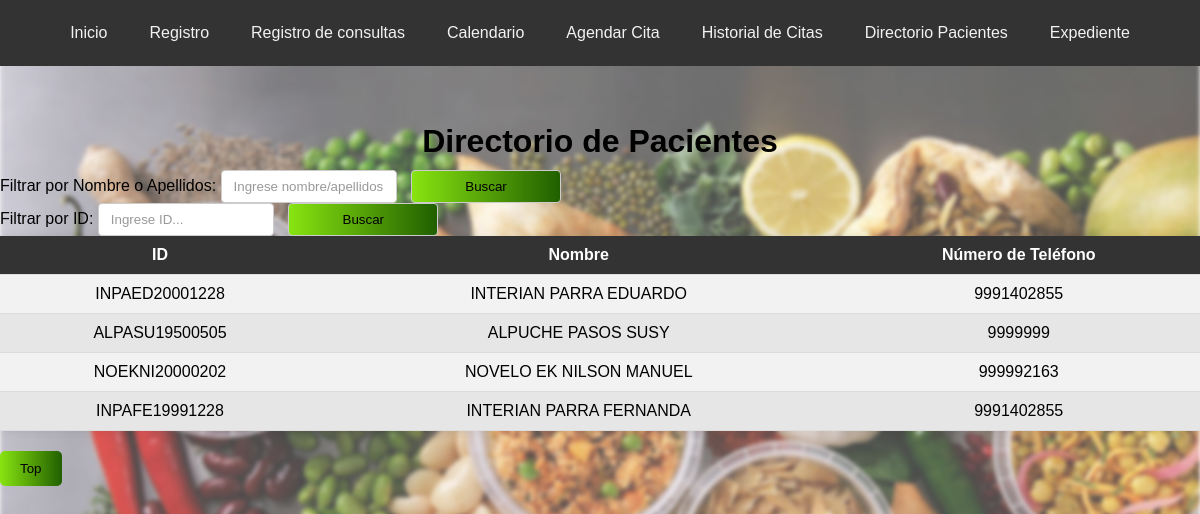
/directorio_pacientes, run on the app's committed database.
### tables this page shows
CREATE TABLE pacientes (
                    id_paciente TEXT PRIMARY KEY,
                    primer_apellido TEXT NOT NULL,
                    segundo_apellido TEXT NOT NULL,
                    nombres TEXT NOT NULL,
                    fecha_nacimiento TEXT NOT NULL,
                    religion TEXT NOT NULL,
                    escolaridad TEXT NOT NULL,
                    ocupacion TEXT NOT NULL,
                    estado_civil TEXT NOT NULL,
                    servicio_salud TEXT NOT NULL,
                    celular TEXT NOT NULL,
                    turno TEXT NOT NULL,
                    genero TEXT NOT NULL,
                    peso REAL NOT NULL,
                    altura REAL NOT NULL,
                    imc REAL NOT NULL,
                    fecha_registro TEXT NOT NULL,
                    registrado_por TEXT NOT NULL
                );

### app.py (the view, shortened to what this page needs)
@app.route('/directorio_pacientes', methods=['GET', 'POST'])
def directorio_pacientes():
    with get_db_connection() as connection:
        cursor = connection.cursor()
        cursor.execute("SELECT * FROM pacientes")
        pacientes = cursor.fetchall()
    return render_template('directorio_pacientes.html', pacientes=pacientes)

### app.py (called while the page is built)
def get_db_connection():
    return sqlite3.connect('nutricion_consulta.db')

### templates/directorio_pacientes.html (shortened to what this page needs)
<!DOCTYPE html>
<html lang="es">
<head>
    <link rel="stylesheet" href="{{ url_for('static', filename='css/style.css') }}">
</head>
<body>
    <div class="navbar" id="navbar">
        <a href="/">Inicio</a>
        <a href="/registro">Registro</a>
        <a href="/consultar">Registro de consultas</a>
        <a href="/options">Calendario</a>
        <a href="/agendar_cita">Agendar Cita</a>
        <a href="/historial_citas">Historial de Citas</a>
        <a href="/directorio_pacientes">Directorio Pacientes</a>
        <a href="/expediente">Expediente</a>
        </div>
<br>      <br>
    <h1>Directorio de Pacientes</h1>
    <form action="{{ url_for('directorio_pacientes') }}" method="post" class="filter-form">
        <label for="filtro_apellidos">Filtrar por Nombre o Apellidos:</label>
        <input type="text" id="filtro_apellidos" name="filter_text" placeholder="Ingrese nombre/apellidos..">
        <input type="submit" value="Buscar">
    </form>
    <form action="{{ url_for('directorio_pacientes') }}" method="post" class="filter-form">
        <label for="filtro_id">Filtrar por ID:</label>
        <input type="text" id="filtro_id" name="filter_text" placeholder="Ingrese ID...">
        <input type="submit" value="Buscar">
    </form>
    <table>
        <tr>
            <th>ID</th>
            <th>Nombre</th>
            <th>Número de Teléfono</th>
        </tr>
        {% for paciente in pacientes %}
        <tr>
            <td>{{ paciente[0] }}</td>
            <td>{{ paciente[1] }} {{ paciente[2] }} {{ paciente[3] }}</td>
            <td>{{ paciente[10] }}</td>
        </tr>
        {% endfor %}
    </table>
    <button onclick="topFunction()" class="top-btn" id="myBtn" title="Go to top">Top</button>
</body>
</html>

### static/css/style.css (style rules this page uses)
body { font-family: Arial, sans-serif; margin: 0; padding: 0; }
body::before { content: ""; position: absolute; top: 0; left: 0; width: 100%; height: 100%; z-index: -1; background-image: url('/static/css/Imagen/fondo.jpg'); background-position: cover; background-repeat: no-repeat; background-attachment: scroll; opacity: .7; background-size: cover; filter: blur(2px); }
.navbar { overflow: hidden; background-color: #333; display: flex; justify-content: center; padding: 10px 0; }
.navbar a { color: #f2f2f2; text-align: center; padding: 14px 16px; text-decoration: none; transition: background-color 0.3s ease; border-radius: 5px; margin: 0 5px; }
button, .button, .btn-login, input[type="submit"] { display: inline-block; padding: 10px 20px; border-radius: 5px; cursor: pointer; border: #215f00; text-decoration: none; background: #215f00; background: -webkit-linear-gradient(to right, #88e410, #215f00); background: linear-gradient(to right, #88e410, #215f00); }
input[type="text"]::placeholder, input[type="password"]::placeholder { color: #999; }
input[type="text"], input[type="number"], input[type="submit"], .add-button { width: 150px; padding: 8px 12px; margin-right: 10px; border-radius: 4px; border: 1px solid #ccc; cursor: pointer; }
table { width: 100%; border-collapse: collapse; margin-bottom: 20px; background-color: #fff; border-radius: 8px; box-shadow: 0 0 10px rgba(0, 0, 0, 0.1); opacity: 1; }
th, td { padding: 10px; text-align: center; border-bottom: 1px solid #ddd; transition: background-color 0.3s; }
th { background-color: #333; color: #ffffff; }
tr:nth-child(even) { background-color: #f2f2f2; }
tr:nth-child(odd) { background-color: #e6e6e6; }
h1, h2, strong { color: #000000; }
h1 { margin-bottom: 10px; text-align: center; }

### data on the page
pacientes: id_paciente "INPAED20001228", primer_apellido "INTERIAN", segundo_apellido "PARRA", nombres "EDUARDO", celular "9991402855"
pacientes: id_paciente "ALPASU19500505", primer_apellido "ALPUCHE", segundo_apellido "PASOS", nombres "SUSY", celular "9999999"
pacientes: id_paciente "NOEKNI20000202", primer_apellido "NOVELO", segundo_apellido "EK", nombres "NILSON MANUEL", celular "999992163"
pacientes: id_paciente "INPAFE19991228", primer_apellido "INTERIAN", segundo_apellido "PARRA", nombres "FERNANDA", celular "9991402855"
